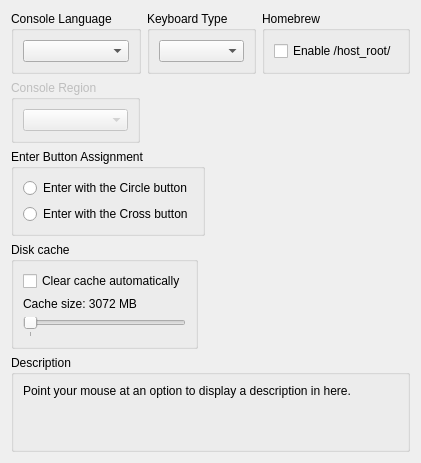
     <widget class="QWidget" name="systemTab">
      <attribute name="title">
       <string>System</string>
      </attribute>
      <layout class="QVBoxLayout" name="systemTab_layout">
       <item>
        <layout class="QHBoxLayout" name="systemTabLayout1" stretch="1,1,1">
         <item>
          <widget class="QGroupBox" name="gb_sysLang">
           <property name="title">
            <string>Console Language</string>
           </property>
           <layout class="QVBoxLayout" name="gb_sysLang_layout">
            <item>
             <widget class="QComboBox" name="sysLangBox"/>
            </item>
           </layout>
          </widget>
         </item>
         <item>
          <widget class="QGroupBox" name="gb_keyboardType">
           <property name="title">
            <string>Keyboard Type</string>
           </property>
           <layout class="QVBoxLayout" name="verticalLayout_keyboardType">
            <item>
             <widget class="QComboBox" name="keyboardType"/>
            </item>
           </layout>
          </widget>
         </item>
         <item>
          <widget class="QGroupBox" name="gb_homebrew">
           <property name="title">
            <string>Homebrew</string>
           </property>
           <layout class="QVBoxLayout" name="gb_homebrew_layout">
            <item>
             <widget class="QCheckBox" name="enableHostRoot">
              <property name="text">
               <string>Enable /host_root/</string>
              </property>
             </widget>
            </item>
           </layout>
          </widget>
         </item>
        </layout>
       </item>
       <item>
        <layout class="QHBoxLayout" name="systemTabLayout2" stretch="1,1,1">
         <item>
          <widget class="QGroupBox" name="gb_console_region">
           <property name="enabled">
            <bool>false</bool>
           </property>
           <property name="title">
            <string>Console Region</string>
           </property>
           <layout class="QVBoxLayout" name="gb_console_region_layout">
            <item>
             <widget class="QComboBox" name="console_region"/>
            </item>
           </layout>
          </widget>
         </item>
         <item>
          <widget class="QWidget" name="systemTabSpacerWidget1" native="true"/>
         </item>
         <item>
          <widget class="QWidget" name="systemTabSpacerWidget2" native="true"/>
         </item>
        </layout>
       </item>
       <item>
        <layout class="QHBoxLayout" name="systemTabLayout3" stretch="1,1,1">
         <item>
          <widget class="QGroupBox" name="gb_enterButtonAssignment">
           <property name="title">
            <string>Enter Button Assignment</string>
           </property>
           <layout class="QVBoxLayout" name="gb_enterButtonAssignment_layout">
            <item>
             <widget class="QRadioButton" name="enterButtonAssignCircle">
              <property name="text">
               <string notr="true">Enter with the Circle button</string>
              </property>
             </widget>
            </item>
            <item>
             <widget class="QRadioButton" name="enterButtonAssignCross">
              <property name="text">
               <string notr="true">Enter with the Cross button</string>
              </property>
             </widget>
            </item>
           </layout>
          </widget>
         </item>
         <item>
          <widget class="QWidget" name="systemTabSpacerWidget3" native="true"/>
         </item>
         <item>
          <widget class="QWidget" name="systemTabSpacerWidget4" native="true"/>
         </item>
        </layout>
       </item>
       <item>
        <layout class="QHBoxLayout" name="systemTabLayout4" stretch="1,1,1">
         <item>
          <widget class="QGroupBox" name="gb_DiskCacheClearing">
           <property name="title">
            <string>Disk cache</string>
           </property>
           <layout class="QVBoxLayout" name="gb_DiskCacheClearing_layout">
            <item>
             <widget class="QCheckBox" name="enableCacheClearing">
              <property name="text">
               <string>Clear cache automatically</string>
              </property>
             </widget>
            </item>
            <item>
             <widget class="QLabel" name="maximumCacheSizeLabel">
              <property name="text">
               <string>Cache size: 3072 MB</string>
              </property>
             </widget>
            </item>
            <item>
             <widget class="QSlider" name="maximumCacheSize">
              <property name="pageStep">
               <number>512</number>
              </property>
              <property name="orientation">
               <enum>Qt::Horizontal</enum>
              </property>
              <property name="tickPosition">
               <enum>QSlider::TicksBelow</enum>
              </property>
              <property name="tickInterval">
               <number>1024</number>
              </property>
             </widget>
            </item>
           </layout>
          </widget>
         </item>
         <item>
          <widget class="QWidget" name="systemTabSpacerWidget5" native="true"/>
         </item>
         <item>
          <widget class="QWidget" name="systemTabSpacerWidget6" native="true"/>
         </item>
        </layout>
       </item>
       <item>
        <spacer name="systemTabSpacer">
         <property name="orientation">
          <enum>Qt::Vertical</enum>
         </property>
         <property name="sizeType">
          <enum>QSizePolicy::MinimumExpanding</enum>
         </property>
         <property name="sizeHint" stdset="0">
          <size>
           <width>0</width>
           <height>0</height>
          </size>
         </property>
        </spacer>
       </item>
       <item>
        <widget class="QGroupBox" name="gb_description_system">
         <property name="title">
          <string>Description</string>
         </property>
         <layout class="QHBoxLayout" name="gb_description_system_layout">
          <item>
           <widget class="QLabel" name="description_system">
            <property name="text">
             <string>Point your mouse at an option to display a description in here.


</string>
            </property>
            <property name="textFormat">
             <enum>Qt::PlainText</enum>
            </property>
            <property name="alignment">
             <set>Qt::AlignLeading|Qt::AlignLeft|Qt::AlignTop</set>
            </property>
            <property name="wordWrap">
             <bool>true</bool>
            </property>
           </widget>
          </item>
         </layout>
        </widget>
       </item>
      </layout>
     </widget>
